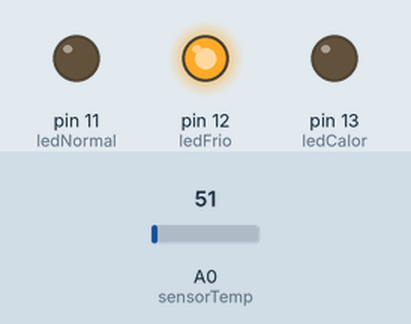
Recording of a sketch running on a simulated Arduino Uno, built with avr-gcc and run on an emulated ATmega328P. On the bench: output pins drawn as LEDs (lit = HIGH). The inputs (shaded band) are chosen by the test bench; at power-on: A0 (sensorTemp) = 51. What the sketch prints to the serial monitor is not drawn.

Above: at 0.1 s.
Timing chart, 0 to 1.6 s (numbered marks = the images above):
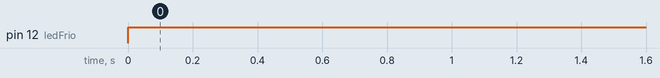

Measured:
- by itself, pin 12 (ledFrio): LOW → HIGH at 0.00 s

The sketch:

prueba_temp.ino
```cpp
int sensorTemp = A0;   // Sensor LM35 en A0
int ledCalor = 13;     // Temperatura > 40°C
int ledFrio = 12;      // Temperatura < 20°C
int ledNormal = 11;    // Temperatura entre 20°C y 40°C

void setup() {
  Serial.begin(9600);

  pinMode(ledCalor, OUTPUT);
  pinMode(ledFrio, OUTPUT);
  pinMode(ledNormal, OUTPUT);
}

void loop() {
  int lectura = analogRead(sensorTemp);

  // Conversión del LM35: 10mV por °C
  float milivoltios = (lectura * 5000.0) / 1023.0;
  float temperatura = milivoltios / 100.0;

  Serial.print("Temperatura: ");
  Serial.print(temperatura);
  Serial.println(" C");

  // Lógica de control de LEDs
  if (temperatura > 40) {
    digitalWrite(ledCalor, HIGH);   // Calor
    digitalWrite(ledFrio, LOW);
    digitalWrite(ledNormal, LOW);
  }
  else if (temperatura < 20) {
    digitalWrite(ledFrio, HIGH);    // Frío
    digitalWrite(ledCalor, LOW);
    digitalWrite(ledNormal, LOW);
  }
  else {
    // Entre 20 y 30
    digitalWrite(ledNormal, HIGH);  // Rango normal
    digitalWrite(ledCalor, LOW);
    digitalWrite(ledFrio, LOW);
  }

  delay(500);
}
```
